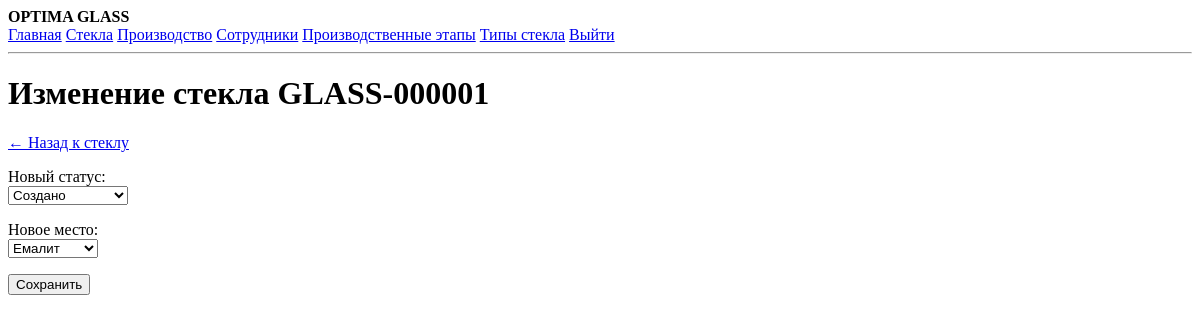
/update_glass.php?code=GLASS-000001 (signed in), run on an earlier commit of the app's database.
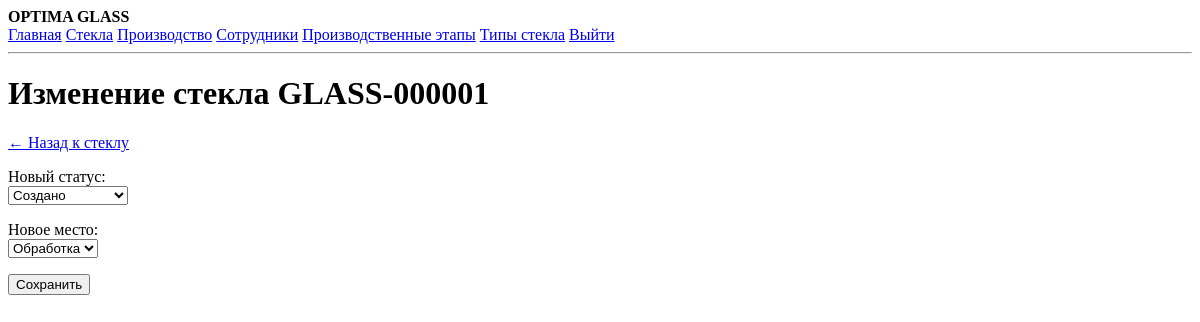
And on a later commit of the database.
### tables this page shows
CREATE TABLE glasses (
        id INTEGER PRIMARY KEY AUTOINCREMENT,
        code TEXT NOT NULL UNIQUE,
        order_number TEXT,
        glass_type TEXT,
        width INTEGER,
        height INTEGER,
        quantity INTEGER NOT NULL DEFAULT 1,
        status TEXT NOT NULL DEFAULT 'created',
        current_location TEXT,
        employee_id INTEGER,
        comment TEXT,
        created_at TEXT NOT NULL DEFAULT CURRENT_TIMESTAMP,
        updated_at TEXT NOT NULL DEFAULT CURRENT_TIMESTAMP, order_id INTEGER, order_item_id INTEGER, thickness REAL, route_id INTEGER, current_step_id INTEGER,
        FOREIGN KEY (employee_id) REFERENCES users(id)
    );

### public/update_glass.php (the view, shortened to what this page needs)
<?php
require __DIR__ . '/../src/db.php';
$code = trim($_GET['code'] ?? $_POST['code'] ?? '');
$stmt = $db->prepare("SELECT * FROM glasses WHERE code = :code LIMIT 1");
$stmt->execute([':code' => $code]);
$glass = $stmt->fetch();
$statuses = [
    'created' => 'Создано',
    'production' => 'В производстве',
    'ready' => 'Готово',
    'warehouse' => 'На складе',
    'delivery' => 'Доставляется',
    'installed' => 'Установлено',
    'cancelled' => 'Отменено',
];
?>
<!DOCTYPE html>
<html lang="ru">
<head>
</head>
<body>
    <?php require __DIR__ . '/../src/partials/header.php'; ?>
<h1>Изменение стекла <?= htmlspecialchars($glass['code'], ENT_QUOTES, 'UTF-8') ?></h1>
<p>
    <a href="/glass.php?code=<?= urlencode($glass['code']) ?>">← Назад к стеклу</a>
</p>
<form method="post">
    <p>
        <label>
            Новый статус:<br>
            <select name="status" required>
                <?php foreach ($statuses as $value => $label): ?>
                    <option
                        value="<?= htmlspecialchars($value, ENT_QUOTES, 'UTF-8') ?>"
                        <?= $glass['status'] === $value ? 'selected' : '' ?>
                    >
                        <?= htmlspecialchars($label, ENT_QUOTES, 'UTF-8') ?>
                    </option>
                <?php endforeach; ?>
            </select>
        </label>
    </p>
    <p>
        <label>
            Новое место:<br>
            <select name="location" required>
                <?php
                $locations = [
                    'Порезка',
                    'Обработка',
                    'Закалка',
                    'Емалит',
                    'Триплекс',
                    'Сборка',
                ];
                ?>
                <?php foreach ($locations as $location): ?>
                    <option
                        value="<?= htmlspecialchars($location, ENT_QUOTES, 'UTF-8') ?>"
                        <?= ($glass['current_location'] ?? '') === $location ? 'selected' : '' ?>
                    >
                        <?= htmlspecialchars($location, ENT_QUOTES, 'UTF-8') ?>
                    </option>
                <?php endforeach; ?>
            </select>
        </label>
    </p>
    <button type="submit">Сохранить</button>
</form>
</body>
</html>

What changed in the data, as far as the page shows it:
changed glasses "GLASS-000001": location "Емалит" → "Обработка"
